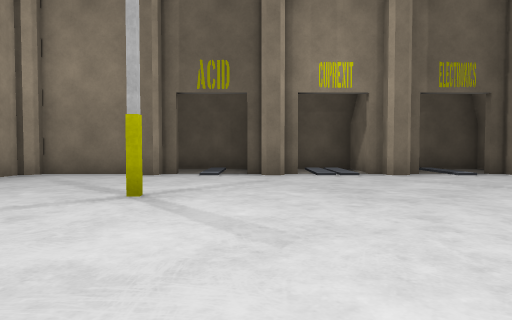
[1] (above)

16 first-person views from a walk through a Unity game level. The camera is 1.2 m above the floor, tilts 2° down and sees 70° across. The floor is counted in squares, 2 m on a side. Each view is taken from the middle of a square. On the plan, view 1 faces up. The plan holds only what a view shows up to about 10 squares ahead; the rest is blank. The place goes on beyond the plan. Some surface patterns are stand-ins.

[2]
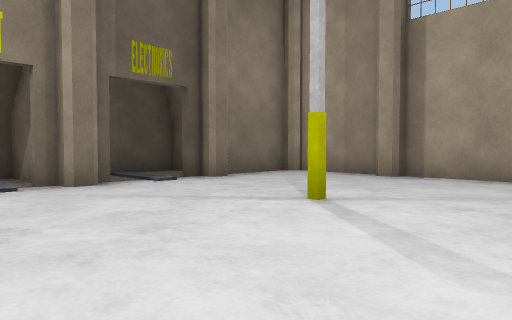

[3]
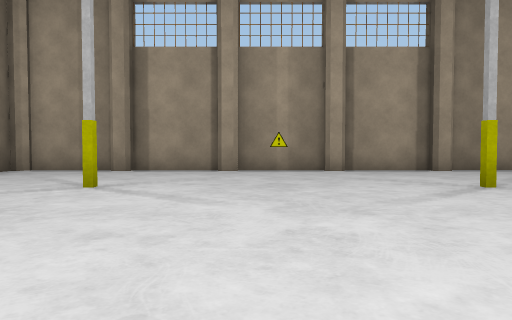

[4]
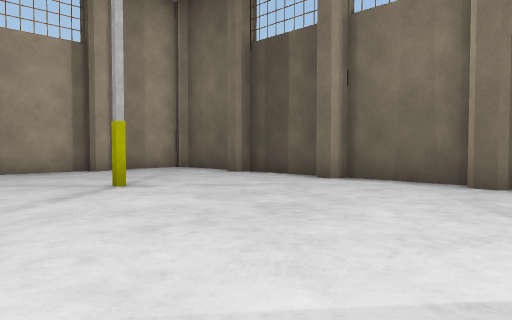

[5]
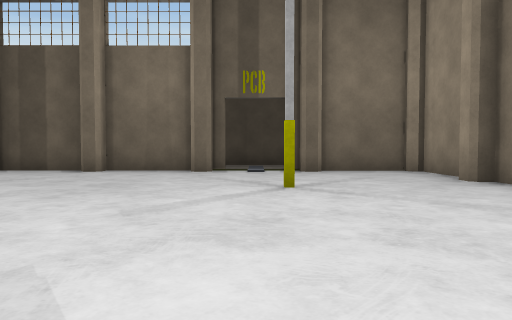

[6]
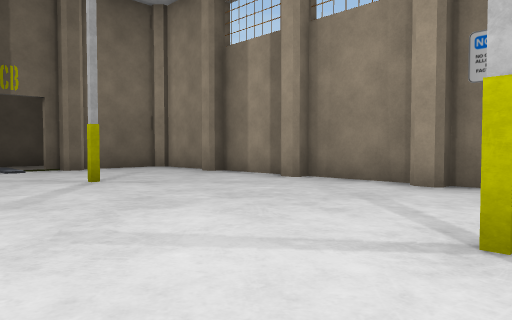

[7]
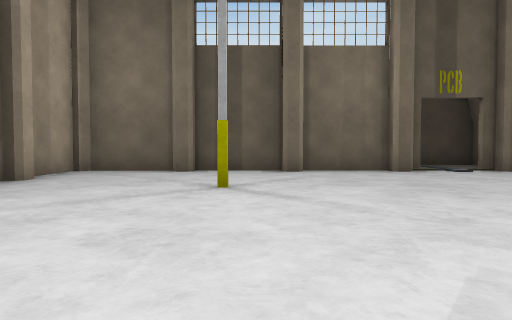

[8]
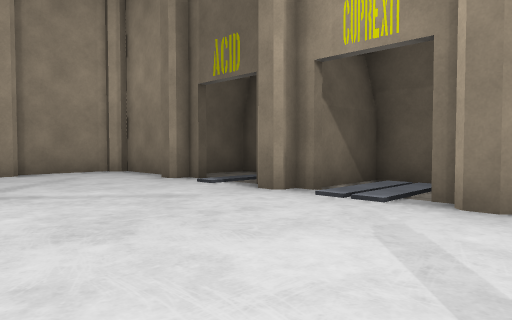

[9]
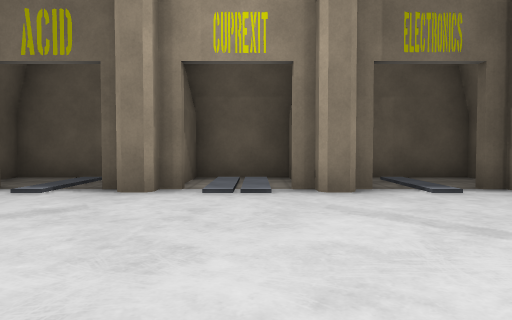

[10]
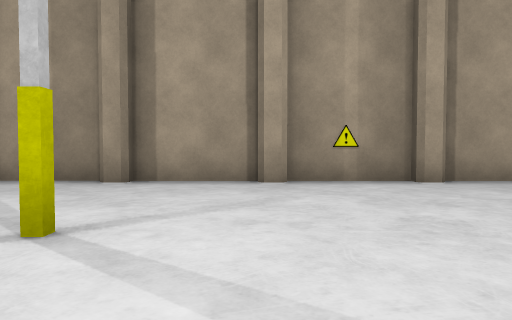

[11]
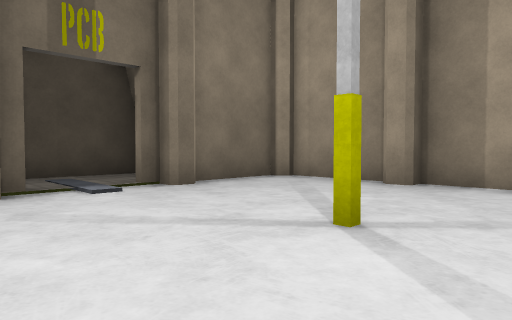

[12]
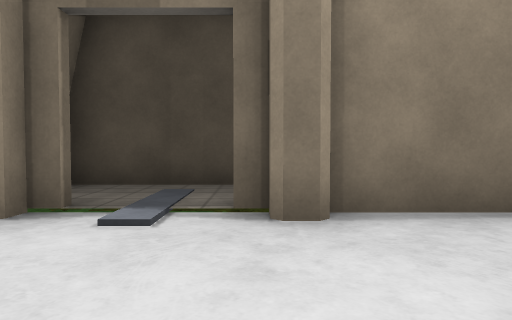

[13]
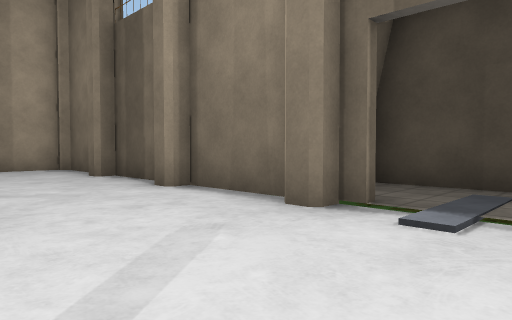

[14]
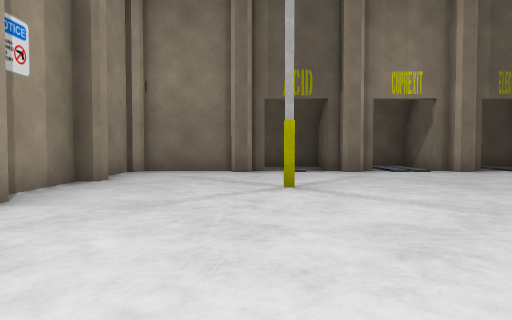

[15]
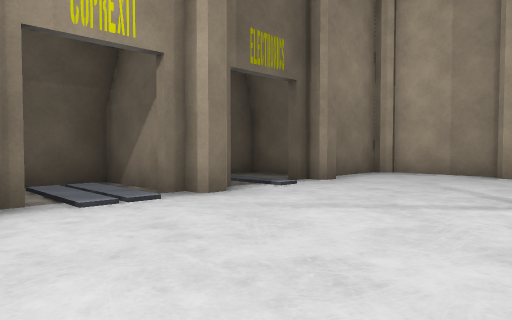

[16]
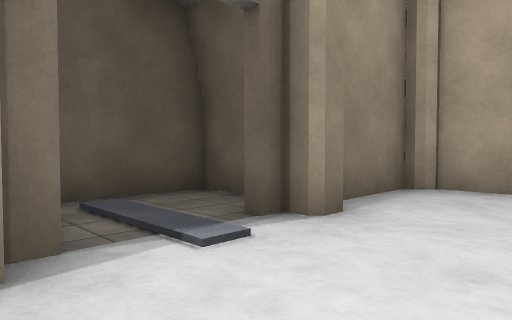

### Floor plan
Key: @ floor where view 1 was taken; # wall or solid block; . floor; / step, stairs or slope; = window, fence, low wall or low ledge; ^ raised ledge; v drop or lower ground; P pillar.
Columns run from 5 left of view 1 to 9 right of it. Each row starts with its distance up from view 1.
 11    ## ## ###
 10   #./#./#...#
  9  ##./#//#...##
  8 #.v#/#./#..#v.#
  7 #.............#
  6 #.............#
  5 #...P.....P...#
  4 #.............#
  3 #.............#
  2 #.............#
  1 #.............#
  0 #....@........#
 -1 #...P.....P...#
 -2 #.............#
 -3 #.............#
 -4 #.............#
 -5 #..#.##.#..#..#
 -6  ###.. ^ == ##
 -7   #...^
 -8    ###vv

Where each view was taken, in squares from view 1:
view 1: 0 up, 0 right, facing up
view 2: 2 up, 1 right, facing up-right
view 3: 2 up, 1 left, facing right
view 4: 1 up, 1 left, facing down-right
view 5: 4 up, 1 left, facing down
view 6: 5 up, 1 right, facing down-left
view 7: 4 up, 4 right, facing down
view 8: 4 up, 4 right, facing up-left
view 9: 3 up, 2 right, facing up
view 10: 3 up, 2 right, facing right
view 11: 0 up, 1 right, facing down-left
view 12: 2 down, 2 left, facing down
view 13: 2 down, 2 left, facing down-right
view 14: 1 down, 2 left, facing up
view 15: 4 up, 0 right, facing up-right
view 16: 6 up, 3 right, facing up-right
